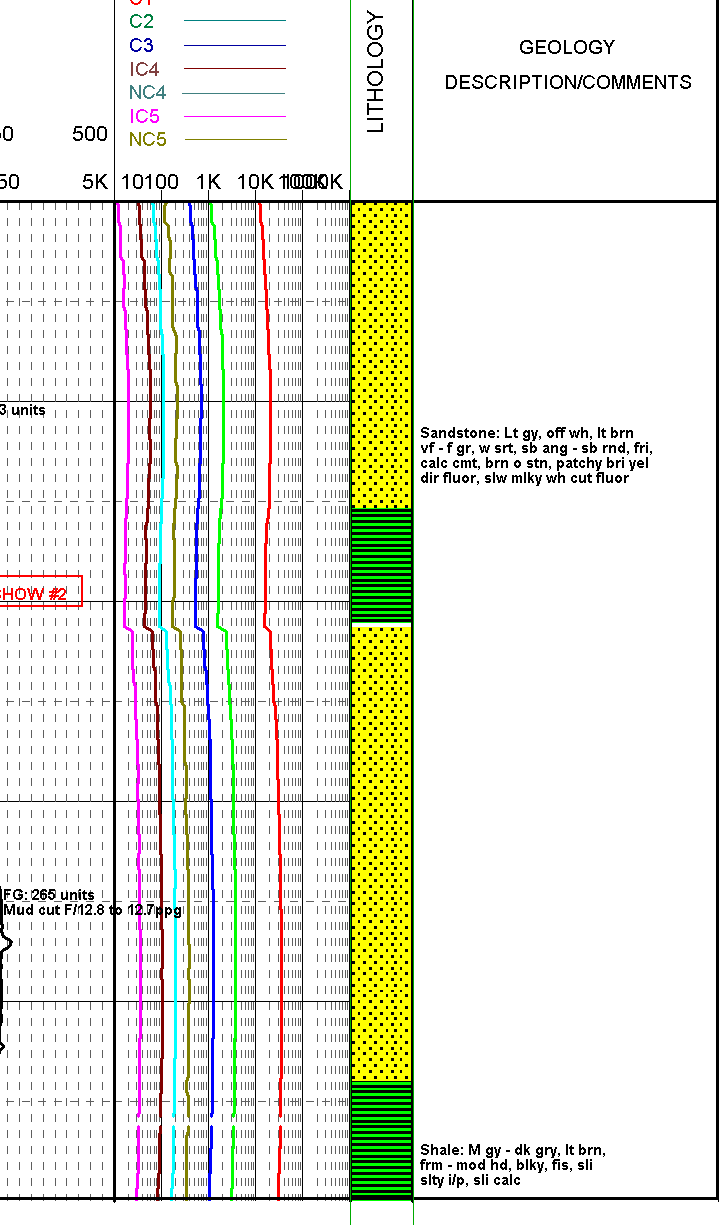
#> input picture lithology/diag/60811405800000_608114058000_g16786_001_00_00_md5_mud_show_2_diag.png, 719 x 1225 px
$ python lithology_finder.py diag/60811405800000_608114058000_g16786_001_00_00_md5_mud_show_2_diag.png
#> lines starting #> are read from the running program, lines starting #| are printed output that depends on the picture; after the words box and inside, x2 and y2 are one past the last pixel; in counts of white or black regions, pixels touching at a corner belong together
#!/usr/bin/env python3
"""
Locate the interpreted-lithology column in a full well-log page (computer vision only, no OCR).

Idea: every track on a log page is framed by two long, thick vertical lines. The lithology
column is the framed track that is filled with a repeated hatch-pattern texture (short horizontal
dashes, dots, bars...) rather than curves, grid lines or numbers. We
  1. shrink the (huge, 1-bit) page while keeping thick lines,
  2. find long vertical lines and TRACE them down the page (scans drift sideways, so lines are
     followed block by block instead of assumed straight),
  3. pair neighbouring lines into candidate tracks of plausible width,
  4. score each candidate by what is inside it (pattern texture, not curves/grid/numbers),
  5. return the best one as a box [x0, y0, x1, y1] covering the whole drifting column.

Usage:
  python lithology_finder.py log.tif [--debug debug.png] [--annotation ann.json]
From code:
  from lithology_finder import find_lithology_column
  res = find_lithology_column(path)       # None if nothing column-like was found
  res["bbox"], res["confidence"]
"""
import argparse
import json
import sys

import cv2
import numpy as np
from PIL import Image

Image.MAX_IMAGE_PIXELS = None
BLOCK = 600          # rows (at working scale) per tracing block


# ----------------------------------------------------------------------------
# loading: huge 1-bit TIFFs are normal for logs, so shrink in strips
# ----------------------------------------------------------------------------
# [10 lines left out: function load_ink_small, not called in this run]


# ----------------------------------------------------------------------------
# step 1-2: long vertical lines, traced down the page
# ----------------------------------------------------------------------------
def trace_lines(ink, f, min_len_frac=0.4, link=4):
    """Return tracks: dicts with y0,y1 (block index range) and centres/half-widths per block, in
    ORIGINAL pixels. A track is a long, thick, near-vertical line that may drift sideways."""
    h, _ = ink.shape
    mask = (ink > 0.3).astype(np.uint8)
    k = max(50, int(0.006 * h))                      # long-line filter: ~0.6% of page height
    vlines = cv2.morphologyEx(mask, cv2.MORPH_OPEN, cv2.getStructuringElement(cv2.MORPH_RECT, (1, k)))
    nb = (h + BLOCK - 1) // BLOCK
    per_block = []
    for b in range(nb):
        p = vlines[b * BLOCK:(b + 1) * BLOCK].mean(0)
        xs = np.where(p > 0.7)[0]
        groups = np.split(xs, np.where(np.diff(xs) > 2)[0] + 1) if len(xs) else []
        per_block.append([((g[0] + g[-1] + 1) / 2.0, (g[-1] - g[0] + 1) / 2.0) for g in groups])
    tracks, open_t = [], []
    for b, lines in enumerate(per_block):
        nxt = []
        for c, hw in lines:
            best = min(open_t, key=lambda t: abs(t["c"][-1] - c), default=None)
            if best is not None and abs(best["c"][-1] - c) <= link and best not in nxt:
                best["c"].append(c); best["hw"].append(hw); best["last"] = b
                nxt.append(best)
            else:
                t = dict(first=b, last=b, c=[c], hw=[hw])
                tracks.append(t); nxt.append(t)
        open_t = nxt
    out = []
    for t in tracks:
        if t["last"] - t["first"] + 1 >= min_len_frac * nb:
            out.append(dict(first=t["first"], last=t["last"],
                            c=np.array(t["c"]) * f, hw=np.array(t["hw"]) * f))
    out.sort(key=lambda t: t["c"].mean())
    return out, vlines


# ----------------------------------------------------------------------------
# step 3-4: candidate tracks and what is inside them
# ----------------------------------------------------------------------------
# [67 lines left out: functions _interior, texture_features, candidates, score_candidate, _line_extent, not called in this run]


def _clamped(track, b):
    i = min(max(b - track["first"], 0), len(track["c"]) - 1)
    return track["c"][i]


# [76 lines left out: functions body_extent, refine_rule_edge, find_by_lines, not called in this run]


# ----------------------------------------------------------------------------
# mode B: digital / greyscale mudlogs (narrow columns, grey fills, often no thick frame lines)
# ----------------------------------------------------------------------------
def load_gray(path, max_w=2400):
    im = Image.open(str(path)).convert("L")
    f = max(1, int(round(im.width / max_w)))
    if f > 1:
        im = im.reduce(f)
    return np.asarray(im), f


def fill_profile(gray, win=300, white=225):
    """For every x: fraction of rows that are non-white, taken per window of `win` rows, then the
    MEDIAN over windows (robust to headers, footers and blank stretches)."""
    nonwhite = gray < white
    H = nonwhite.shape[0]
    wins = np.array([nonwhite[i:i + win].mean(0) for i in range(0, max(1, H - win + 1), win)])
    return np.median(wins, 0), wins


def band_candidates(gray, min_frac=0.015, max_frac=0.065, level=0.4):
    """Narrow, sharply bounded vertical bands that are filled (pattern / grey) nearly everywhere."""
    W = gray.shape[1]
    med, wins = fill_profile(gray)
    sm = np.convolve(med, np.ones(3) / 3, "same")
    on = sm >= level
    xs = np.where(on)[0]
    if len(xs) == 0:
        return [], med
    runs = np.split(xs, np.where(np.diff(xs) > 3)[0] + 1)          # merge gaps of up to 3 px
    out = []
    for r in runs:
        a, b = int(r[0]), int(r[-1]) + 1
        if not min_frac * W <= b - a <= max_frac * W:
            continue
        # pin each edge to a sharp step of the raw profile near the thresholded edge: among the steps
        # that are nearly as steep as the steepest, take the one closest to that edge (a thin grid
        # line a few px outside the band is a steep step too, but it is not the band's edge)
        ga = np.arange(max(1, a - 8), min(W - 1, a + 8))
        if len(ga):
            st = med[ga + 1] - med[ga - 1]
            ok = np.where(st >= 0.8 * st.max())[0]
            a = int(ga[ok[np.argmin(np.abs(ga[ok] - a))]]) + 1
        gb = np.arange(max(1, b - 8), min(W - 1, b + 8))
        if len(gb):
            st = med[gb - 1] - med[gb + 1]
            ok = np.where(st >= 0.8 * st.max())[0]
            b = int(gb[ok[np.argmin(np.abs(gb[ok] - b))]])
        inside = wins[:, a:b].mean(1)
        continuity = float(np.mean(inside >= 0.25))                  # fraction of the page it is filled
        lo, hi = max(0, a - 6), min(W, b + 6)
        edge = float(sm[a:b].mean() - max(sm[lo:a].mean() if a > lo else 0, sm[b:hi].mean() if hi > b else 0))
        out.append(dict(x0=a, x1=b, continuity=continuity, edge=edge, level=float(sm[a:b].mean())))
    return out, med


# [28 lines left out: function band_extent, not called in this run]


def find_by_bands(path, tie_continuity=0.45, return_debug=False):
    gray, f = load_gray(path)
    cands, med = band_candidates(gray)
    good = [c for c in cands if c["continuity"] >= tie_continuity and c["edge"] >= 0.08]
    debug = dict(mode="bands", candidates=cands, med=med, factor=f)
    if not good:
        return (None, debug) if return_debug else None
    pick = max(good, key=lambda c: c["x0"])          # rightmost: the interpreted column sits last
    y0, y1 = band_extent(gray, pick["x0"], pick["x1"], pick["level"])
    res = dict(bbox=[pick["x0"] * f, y0 * f, pick["x1"] * f, y1 * f], score=pick["continuity"],
               confidence=float(min(1.0, pick["continuity"]) * min(1.0, pick["edge"] / 0.4) * (0.7 if len(good) > 1 else 1.0)),
               alternatives=[dict(bbox=[c["x0"] * f, 0, c["x1"] * f, gray.shape[0] * f]) for c in good if c is not pick],
               mode="bands")
    return (res, debug) if return_debug else res


# ----------------------------------------------------------------------------
# mode C: framed narrow track (works when the column is blank / unfilled on most of the page)
# ----------------------------------------------------------------------------
def load_ink_vreduced(path, vfactor=8, strip=8000):
    """Ink in [0,1] with full horizontal resolution (thin lines stay visible) but rows reduced."""
    im = Image.open(str(path))
    W, H = im.size
    parts = []
    for y in range(0, H, strip):
        s = im.crop((0, y, W, min(H, y + strip))).convert("L")
        s = s.resize((W, max(1, s.height // vfactor)), Image.BOX)
        parts.append(255 - np.asarray(s))
    return np.vstack(parts).astype(np.float32) / 255.0, W, H


def find_by_frames(path, min_frac=0.015, max_frac=0.065, min_thick=1.2, return_debug=False):
    """Pairs of neighbouring THICK vertical lines (page grids are made of thin ones) that are a
    plausible column width apart; the rightmost pair is the interpreted-lithology column."""
    ink, W, H = load_ink_vreduced(path)
    vf = H / ink.shape[0]
    tracks, vlines = trace_lines(ink, 1, min_len_frac=0.3)
    thick = [t for t in tracks if float(np.median(t["hw"])) >= min_thick]
    pairs = []
    for a, b in zip(thick[:-1], thick[1:]):
        gap = float(np.median(b["c"]) - np.median(a["c"]))
        if min_frac * W <= gap <= max_frac * W:
            pairs.append((a, b))
    debug = dict(mode="frames", n_tracks=len(tracks), n_thick=len(thick), n_pairs=len(pairs))
    if not pairs:
        return (None, debug) if return_debug else None
    a, b = pairs[-1]
    x0 = int((a["c"] - a["hw"]).min()); x1 = int(np.ceil((b["c"] + b["hw"]).max()))
    gray, f = load_gray(path)
    y0, y1 = band_extent(gray, x0, x1, 0.3)
    res = dict(bbox=[x0, y0, x1, y1], score=0.5, confidence=0.4 * (0.7 if len(pairs) > 1 else 1.0),
               alternatives=[dict(bbox=[int((p["c"] - p["hw"]).min()), 0, int(np.ceil((q["c"] + q["hw"]).max())), H])
                             for p, q in pairs[:-1]], mode="frames")
    return (res, debug) if return_debug else res


def find_lithology_column(path, return_debug=False, scan_width=3000):
    """Locate the interpreted-lithology column. Returns dict(bbox=[x0,y0,x1,y1], confidence, mode,
    alternatives) or None.

    Wide pages (>= scan_width px) are scans with thick frame lines: trace those first. Narrower pages
    are digital mudlogs: look for a narrow filled band first. Either way the other methods are the
    fallbacks, ending with a framed-but-blank track."""
    W = Image.open(str(path)).size[0]
    # [5 lines left out: function lines, not called in this run]
    methods = [lines, find_by_bands, find_by_frames] if W >= scan_width else [find_by_bands, find_by_frames]
    out = (None, {})
    for m in methods:
        out = m(path, return_debug=True) if m is not lines else lines(path, True)
        if out[0] is not None:
            break
    return out if return_debug else out[0]


# [20 lines left out: functions iou, draw_debug, not called in this run]


def main():
    ap = argparse.ArgumentParser(description=__doc__, formatter_class=argparse.RawDescriptionHelpFormatter)
    ap.add_argument("image")
    ap.add_argument("--debug", help="write a debug overview PNG")
    ap.add_argument("--annotation", help="annotation json; prints IoU against its lithology box")
    a = ap.parse_args()
    res, dbg = find_lithology_column(a.image, return_debug=True)
#> in find_lithology_column, `W = Image.open(str(path)).size[0]`: W = 719
#> in find_lithology_column, `methods = [lines, find_by_bands, find_by_frames] if W >= scan_width el..`: methods = 2 items
#> in load_gray, `im = Image.open(str(path)).convert("L")`:
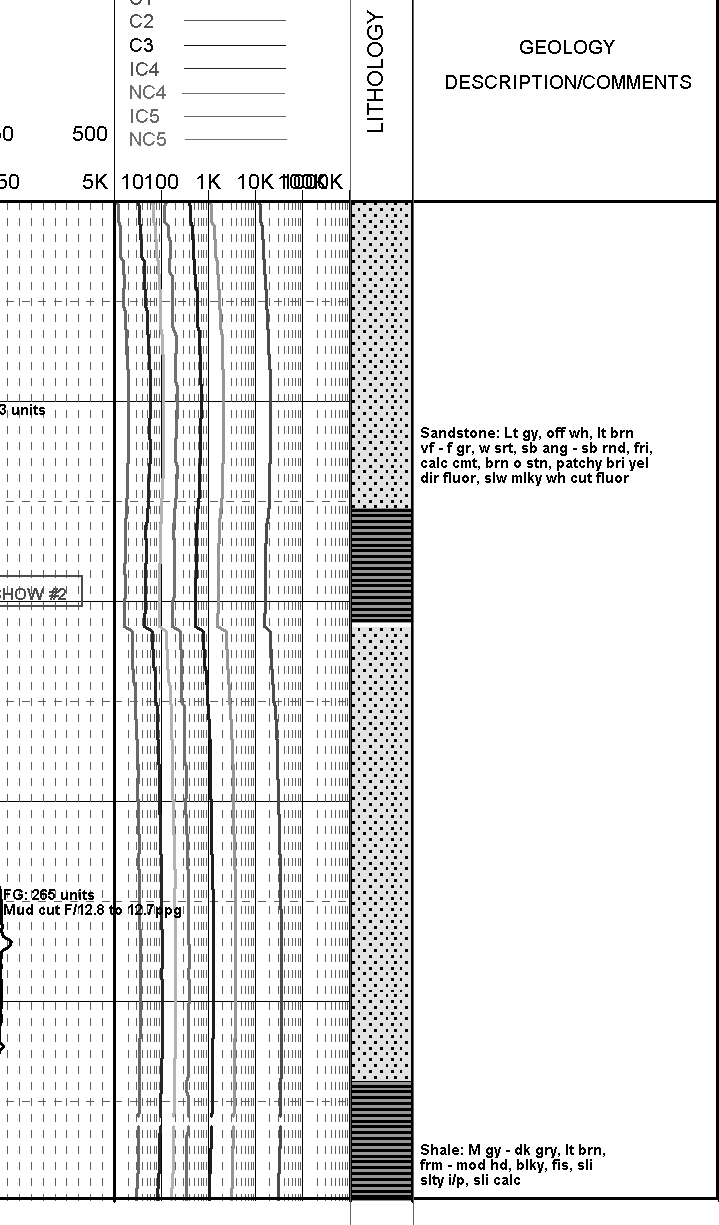
#> im: PIL image 719x1225 L; min 0, max 255, mean 231.4
#> in find_by_bands, `gray, f = load_gray(path)`: f = 1
#> in fill_profile, `nonwhite = gray < white`:
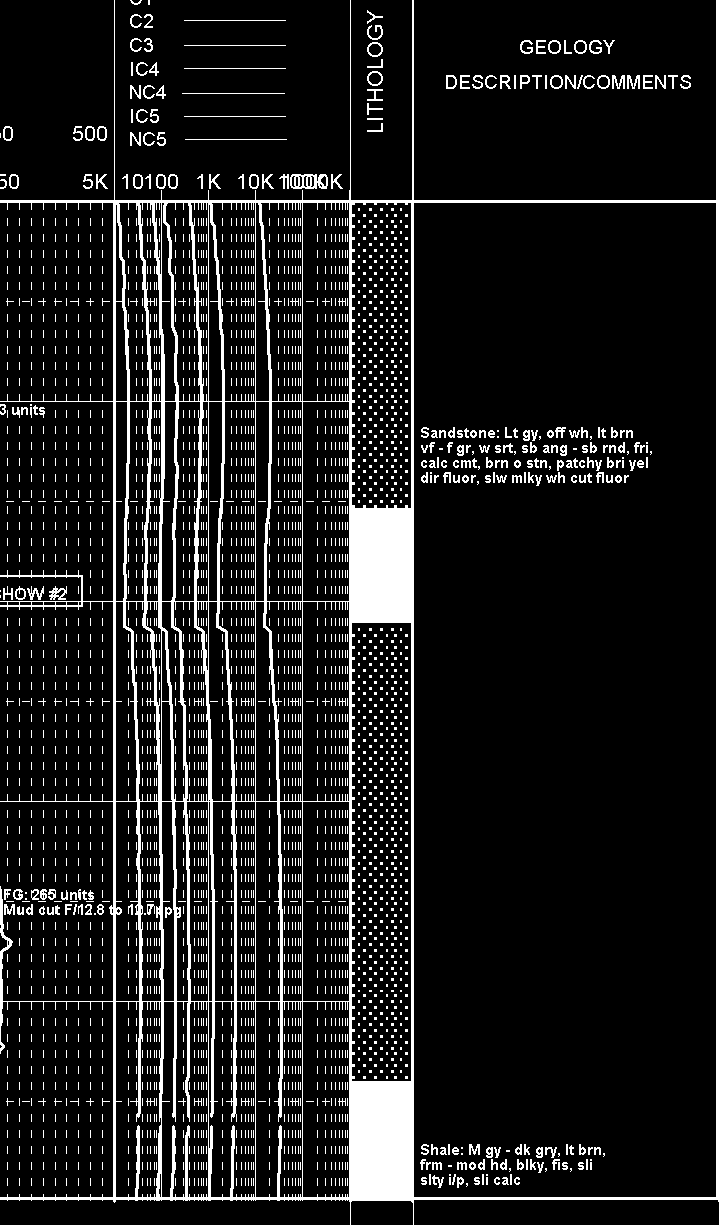
#> nonwhite: shape (1225, 719) bool; 11.3% white; 3375 white regions (3116 under 20 px), largest, box (x1, y1, x2, y2) and area: (0, 0, 719, 1225) 62193, (290, 174, 328, 189) 361, (49, 586, 67, 600) 133
#> in band_candidates, `med, wins = fill_profile(gray)`: med = 719 values, max 1 at index 113, min 0.005 at index 414, mean 0.114
#> in band_candidates, `sm = np.convolve(med, np.ones(3) / 3, "same")`: sm = 719 values, max 1 at index 114, min 0.005 at index 415, mean 0.114
#> in band_candidates, `xs = np.where(on)[0]`: xs = 29 values from 113 to 718
#> in band_candidates, `runs = np.split(xs, np.where(np.diff(xs) > 3)[0] + 1)`: runs = [[113, 114, 115], [159, 160, 161, 162], [174, 175], [207, 209], [254], [301], [348, 349, 350, 351, 352], [370], [381], [392, 393], [410, 411, 412, 413], [716, 717, 718]]
#> the loop in band_candidates, `for r in runs:` made 12 passes
#> (r, a, b) on passes 1 to 12: ([113, 114, 115], 113, 116), ([159, 160, 161, 162], 159, 163), ([174, 175], 174, 176), ([207, 209], 207, 210), ([254], 254, 255), ([301], 301, 302), ([348, 349, 350, 351, 352], 348, 353), ([370], 370, 371), ([381], 381, 382), ([392, 393], 392, 394), ([410, 411, 412, 413], 410, 414), ([716, 717, 718], 716, 719)
#> after the loop in band_candidates, `for r in runs:`: out = []
#> in find_by_bands, `debug = dict(mode="bands", candidates=cands, med=med, factor=f)`: debug = 4 items
#> dbg = {'mode': 'frames', 'n_tracks': 7, 'n_thick': 4, 'n_pairs': 0}
    if a.debug:
        draw_debug(dbg, res, a.debug)
    if res is None:
#> (the run stopped early here; a loop or call above may not have finished)
